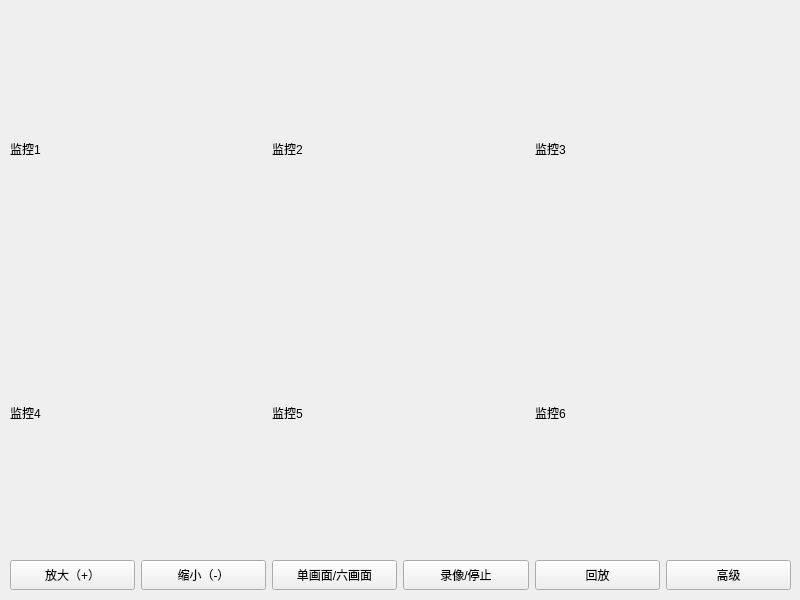
<?xml version="1.0" encoding="UTF-8"?>
<ui version="4.0">
 <class>Monitor</class>
 <widget class="QWidget" name="Monitor">
  <property name="geometry">
   <rect>
    <x>0</x>
    <y>0</y>
    <width>800</width>
    <height>600</height>
   </rect>
  </property>
  <property name="windowTitle">
   <string>监控视频</string>
  </property>
  <widget class="QWidget" name="horizontalLayoutWidget">
   <property name="geometry">
    <rect>
     <x>10</x>
     <y>550</y>
     <width>781</width>
     <height>51</height>
    </rect>
   </property>
   <layout class="QHBoxLayout" name="horizontalLayout">
    <item>
     <widget class="QPushButton" name="pushButton_6">
      <property name="minimumSize">
       <size>
        <width>0</width>
        <height>30</height>
       </size>
      </property>
      <property name="text">
       <string>放大（+）</string>
      </property>
     </widget>
    </item>
    <item>
     <widget class="QPushButton" name="pushButton_5">
      <property name="minimumSize">
       <size>
        <width>0</width>
        <height>30</height>
       </size>
      </property>
      <property name="text">
       <string>缩小（-）</string>
      </property>
     </widget>
    </item>
    <item>
     <widget class="QPushButton" name="pushButton_4">
      <property name="minimumSize">
       <size>
        <width>0</width>
        <height>30</height>
       </size>
      </property>
      <property name="text">
       <string>单画面/六画面</string>
      </property>
     </widget>
    </item>
    <item>
     <widget class="QPushButton" name="pushButton_3">
      <property name="minimumSize">
       <size>
        <width>0</width>
        <height>30</height>
       </size>
      </property>
      <property name="text">
       <string>录像/停止</string>
      </property>
     </widget>
    </item>
    <item>
     <widget class="QPushButton" name="pushButton_2">
      <property name="minimumSize">
       <size>
        <width>0</width>
        <height>30</height>
       </size>
      </property>
      <property name="text">
       <string>回放</string>
      </property>
     </widget>
    </item>
    <item>
     <widget class="QPushButton" name="pbMonitorAdv">
      <property name="minimumSize">
       <size>
        <width>0</width>
        <height>30</height>
       </size>
      </property>
      <property name="text">
       <string>高级</string>
      </property>
     </widget>
    </item>
   </layout>
  </widget>
  <widget class="QWidget" name="gridLayoutWidget">
   <property name="geometry">
    <rect>
     <x>10</x>
     <y>20</y>
     <width>781</width>
     <height>521</height>
    </rect>
   </property>
   <layout class="QGridLayout" name="gridLayout">
    <item row="0" column="0">
     <widget class="QLabel" name="lbVideo1">
      <property name="text">
       <string>监控1</string>
      </property>
     </widget>
    </item>
    <item row="0" column="2">
     <widget class="QLabel" name="lbVideo3">
      <property name="text">
       <string>监控3</string>
      </property>
     </widget>
    </item>
    <item row="0" column="1">
     <widget class="QLabel" name="lbVideo2">
      <property name="text">
       <string>监控2</string>
      </property>
     </widget>
    </item>
    <item row="1" column="0">
     <widget class="QLabel" name="lbVideo4">
      <property name="text">
       <string>监控4</string>
      </property>
     </widget>
    </item>
    <item row="1" column="2">
     <widget class="QLabel" name="lbVideo6">
      <property name="text">
       <string>监控6</string>
      </property>
     </widget>
    </item>
    <item row="1" column="1">
     <widget class="QLabel" name="lbVideo5">
      <property name="text">
       <string>监控5</string>
      </property>
     </widget>
    </item>
   </layout>
  </widget>
 </widget>
 <resources/>
 <connections/>
</ui>
